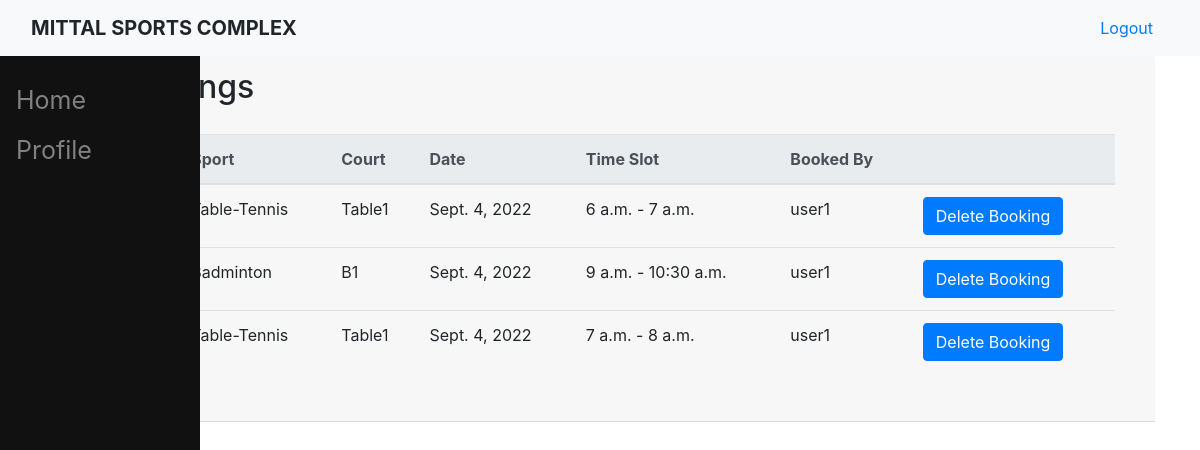
The page /all_bookings/ (signed in) on the database its author committed.
### sports/models.py (models this page shows, shortened)
class Booking(models.Model):
    time_slot = models.OneToOneField(Slot, on_delete=models.CASCADE)
    booked_by = models.ForeignKey(User, null = True, blank = True,on_delete=models.CASCADE)

class Slot(models.Model):
    start_time = models.TimeField(help_text = "(Time should be of format HH:MM from 00:00 to 23:59.)")
    end_time = models.TimeField(help_text = "(Time should be of format HH:MM from 00:00 to 23:59.)")
    date = models.DateField(default = date.today(),help_text = "(Date should be of format YYYY-MM-DD)")
    court = models.ForeignKey(Court,on_delete=models.CASCADE)
    message = models.CharField(max_length=200, null = True, blank = True)

class Court(models.Model):
    name = models.CharField(max_length=20, unique = True )
    sport = models.ForeignKey(Sport,on_delete=models.CASCADE)
    def __str__(self):
        return f'{self.name}'

class Sport(models.Model):
    name = models.CharField(max_length=20, unique = True , help_text = '(Please, use underscore(_) or hypen(-) in place of spaces.)')
    img_url = models.CharField(max_length=2083, verbose_name = 'Image', help_text = '(Copy-paste the sport-image url here)', default = 'https://uploads-ssl.webflow.com/617b224ba2374548fcc039ba/617b224ba237453ce1c0409b_hpfulq-1234-1024x512.jpg')
    def __str__(self):
        return f'{self.name}'

### sports/views.py (the view)
# urls.py: path('all_bookings/',s_views.all_bookings, name = 'all_bookings'),
@login_required
def all_bookings(request):
    bookings = Booking.objects.all()
    return render(request, 'sports/all_bookings.html', {'bookings':bookings})

### users/templatetags/auth_extras.py (called while the page is built)
@register.filter(name='has_attr')
def has_attr(user, attribute):
    return hasattr(user, attribute)

### sports/templates/sports/all_bookings.html
{% extends 'sports/base.html' %}
{% load crispy_forms_tags %}
{% block content %}
<div class="content-section">
    <div class="card-header">
        <h2>All Bookings</h2>
        <div class="card-body">
            <div class="table-responsive">
                <table class = "table">
                    <thead class="thead-light">
                    <tr>
                        <th>Sr. No.</th>
                        <th>Sport</th>
                        <th>Court</th>
                        <th>Date</th>
                        <th>Time Slot</th>
                        <th>Booked By</th>
                        <th> </th>
                    </tr>
                    </thead>
                    {% for booking in bookings %}
                    <tr>
                        <td>{{ forloop.counter }}</td>
                        <td>{{ booking.time_slot.court.sport }}</a></td>
                        <td>{{ booking.time_slot.court }}</a></td>
                        <td>{{ booking.time_slot.date }}</a></td>
                        <td>{{ booking.time_slot.start_time }} - {{ booking.time_slot.end_time }}</td>
                        <td>{{ booking.booked_by }}</td>
                        <td><a href= "/delete_booking/{{ booking.id }}" class="btn btn-primary">Delete Booking</a></td>
                    {% endfor %}
                </table>
            </div>
        </div>
    </div>
</div>
{% endblock content %}

### rows shown on the page
Booking: time_slot.court.sport "Table-Tennis", time_slot.court "Table1", time_slot "Sept. 4, 2022", time_slot.start_time "6 a.m.", time_slot.end_time "7 a.m.", booked_by "user1"
Booking: time_slot.court.sport "Badminton", time_slot.court "B1", time_slot "Sept. 4, 2022", time_slot.start_time "9 a.m.", time_slot.end_time "10:30 a.m.", booked_by "user1"
Booking: time_slot.court.sport "Table-Tennis", time_slot.court "Table1", time_slot "Sept. 4, 2022", time_slot.start_time "7 a.m.", time_slot.end_time "8 a.m.", booked_by "user1"
